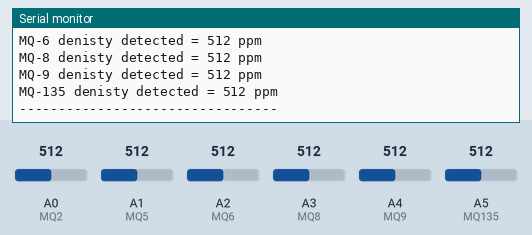
Bench run of a sketch on a simulated Arduino Uno, built with avr-gcc and run on an emulated ATmega328P. On the bench: the last lines printed to the serial monitor. Inputs (shaded band) come from the test bench; at power-on: A0 (MQ2) = 512, A1 (MQ5) = 512, A2 (MQ6) = 512, A3 (MQ8) = 512, A4 (MQ9) = 512, A5 (MQ135) = 512.

Above: at 1.9 s.
2.0 s: A0 (MQ2) set to 716
3.6 s: A1 (MQ5) set to 716
5.2 s: A2 (MQ6) set to 716
6.8 s: A3 (MQ8) set to 716
8.4 s: A4 (MQ9) set to 716
At 9.9 s:
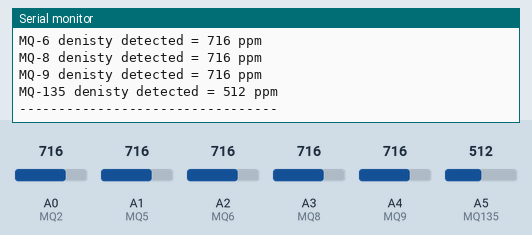
10.0 s: A5 (MQ135) set to 716
At 11.6 s:
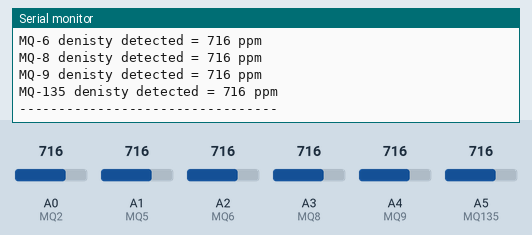
Timing chart, 0 to 12.6 s (numbered marks = the images above; inputs shaded):
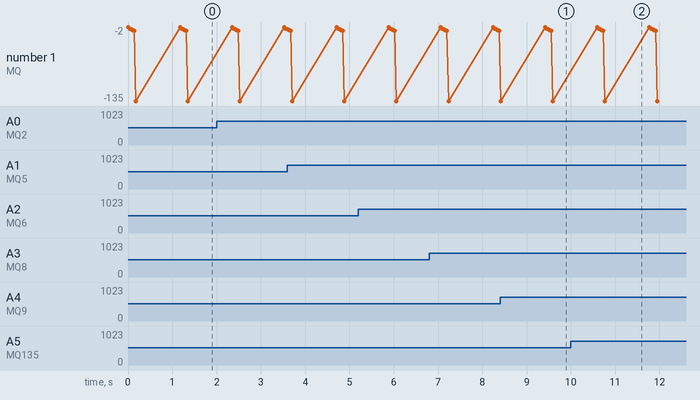

Measured:
- after the input at 8.4 s, the serial monitor: prints a new line after 1.2 s (image 1)
- after the input at 10.0 s, the serial monitor: prints a new line after 0.77 s (image 2)

The sketch:

All_sensors.ino
```cpp
int MQ2 = A0;
int MQ5 = A1;
int MQ6 = A2;
int MQ8 = A3;
int MQ9 = A4;
int MQ135 = A5;
// MQ All sensors


void setup() {

  pinMode(MQ2, INPUT);
  pinMode(MQ5, INPUT);
  pinMode(MQ6, INPUT);
  pinMode(MQ8, INPUT);
  pinMode(MQ9, INPUT);
  pinMode(MQ135, INPUT);
  Serial.begin(9600);
}

void loop() {
  int analogSensor1 = analogRead(MQ2);
  int analogSensor2 = analogRead(MQ5);
  int analogSensor3 = analogRead(MQ6);
  int analogSensor4 = analogRead(MQ8);
  int analogSensor5 = analogRead(MQ9);
  int analogSensor6 = analogRead(MQ135);

  Serial.print("MQ-2 denisty detected = ");
  Serial.print(analogSensor1);
  Serial.println(" ppm");

   Serial.print("MQ-5 denisty detected = ");
  Serial.print(analogSensor2);
  Serial.println(" ppm");

   Serial.print("MQ-6 denisty detected = ");
  Serial.print(analogSensor3);
  Serial.println(" ppm");

   Serial.print("MQ-8 denisty detected = ");
  Serial.print(analogSensor4);
  Serial.println(" ppm");

   Serial.print("MQ-9 denisty detected = ");
  Serial.print(analogSensor5);
  Serial.println(" ppm");

   Serial.print("MQ-135 denisty detected = ");
  Serial.print(analogSensor6);
  Serial.println(" ppm");

  Serial.println("---------------------------------");
  delay(1000);
}
```
